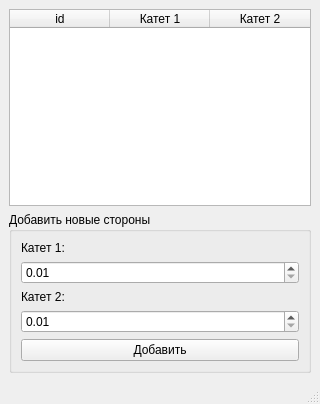
<?xml version="1.0" encoding="UTF-8"?>
<ui version="4.0">
 <class>DataBasePage</class>
 <widget class="QMainWindow" name="DataBasePage">
  <property name="geometry">
   <rect>
    <x>0</x>
    <y>0</y>
    <width>320</width>
    <height>404</height>
   </rect>
  </property>
  <property name="windowTitle">
   <string>MainWindow</string>
  </property>
  <widget class="QWidget" name="centralwidget">
   <layout class="QGridLayout" name="gridLayout">
    <item row="0" column="0">
     <widget class="QTableWidget" name="tableWidget">
      <property name="cursor" stdset="0">
       <cursorShape>ArrowCursor</cursorShape>
      </property>
      <property name="editTriggers">
       <set>QAbstractItemView::AnyKeyPressed|QAbstractItemView::EditKeyPressed|QAbstractItemView::SelectedClicked</set>
      </property>
      <column>
       <property name="text">
        <string>id</string>
       </property>
       <property name="whatsThis">
        <string/>
       </property>
      </column>
      <column>
       <property name="text">
        <string>Катет 1</string>
       </property>
      </column>
      <column>
       <property name="text">
        <string>Катет 2</string>
       </property>
      </column>
     </widget>
    </item>
    <item row="1" column="0">
     <widget class="QGroupBox" name="groupBox">
      <property name="title">
       <string>Добавить новые стороны</string>
      </property>
      <layout class="QGridLayout" name="gridLayout_2">
       <item row="1" column="0">
        <widget class="QDoubleSpinBox" name="cntCatet1">
         <property name="minimum">
          <double>0.010000000000000</double>
         </property>
         <property name="maximum">
          <double>9999.000000000000000</double>
         </property>
        </widget>
       </item>
       <item row="0" column="0">
        <widget class="QLabel" name="label">
         <property name="text">
          <string>Катет 1:</string>
         </property>
        </widget>
       </item>
       <item row="4" column="0">
        <widget class="QPushButton" name="addRecBtn">
         <property name="text">
          <string>Добавить</string>
         </property>
        </widget>
       </item>
       <item row="3" column="0">
        <widget class="QDoubleSpinBox" name="cntCatet2">
         <property name="minimum">
          <double>0.010000000000000</double>
         </property>
         <property name="maximum">
          <double>9999.000000000000000</double>
         </property>
        </widget>
       </item>
       <item row="2" column="0">
        <widget class="QLabel" name="label_2">
         <property name="text">
          <string>Катет 2:</string>
         </property>
        </widget>
       </item>
      </layout>
     </widget>
    </item>
   </layout>
  </widget>
  <widget class="QMenuBar" name="menubar">
   <property name="geometry">
    <rect>
     <x>0</x>
     <y>0</y>
     <width>320</width>
     <height>22</height>
    </rect>
   </property>
  </widget>
  <widget class="QStatusBar" name="statusbar"/>
 </widget>
 <resources/>
 <connections/>
</ui>
